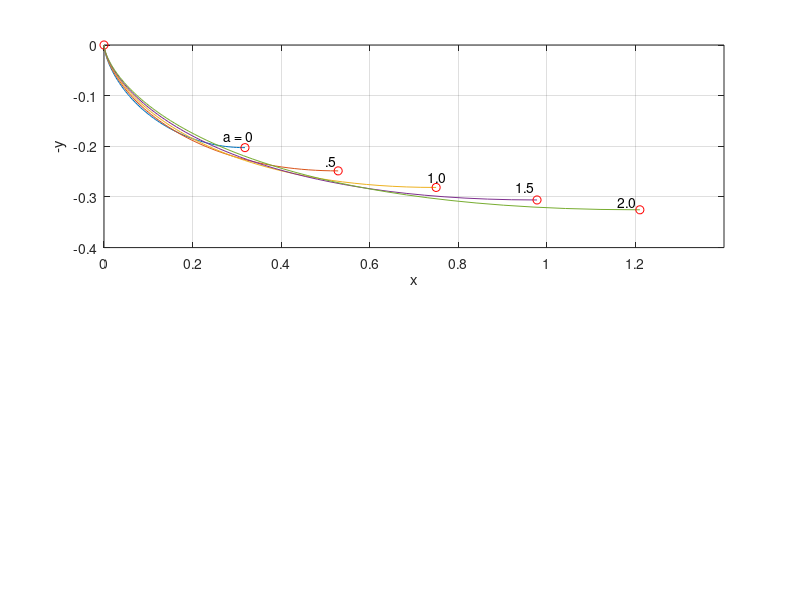
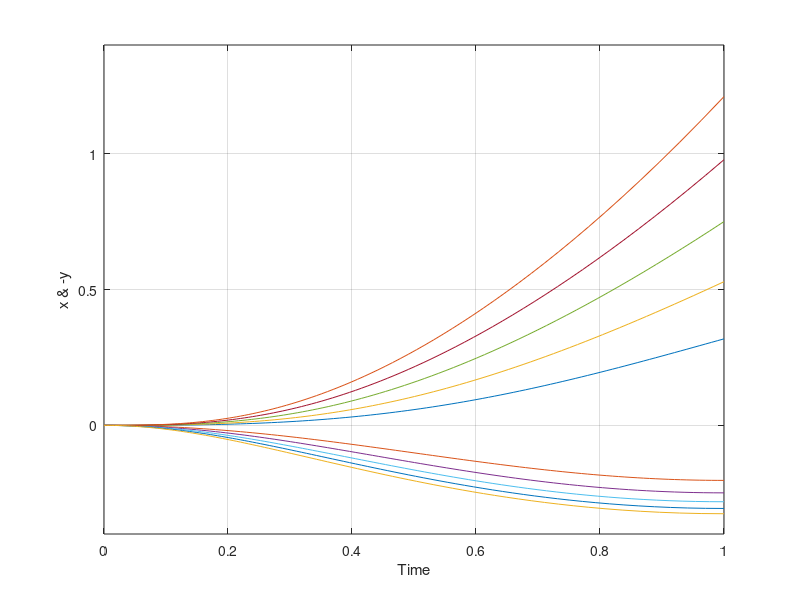

MATLAB code for these plots, in order:
% Script p2_3_5.m; VDP for max range with gravity and thrust; plots from
% analytical soln.; V in units of g*tf, a in g, (x,y) in g*tf^2, t in tf;
%                                                          10/96, 6/27/02
%
N=100; ga=(pi/2)*[1:-1/N:0]; un=ones(1,N+1); x=zeros(5,N+1); y=x; t=x;
a1=[0 .5 1 1.5 2]; M=length(a1); cg=cos(ga); sg=sin(ga);
for j=1:M, a=a1(j);
if a<1,
   b=sqrt(1-a^2); alo=(1/b)*atan((1+a)/b);
   Vf=1/((2/b^2)*(alo-(1/b)*atan(a/b))-a/b^2); 
   al=(1/b)*atan((a*un+tan(ga/2))/b);
   x(j,:)=Vf^2*((1/b^2)*(alo*un-al)-(1/(2*b^2))*cg.*...
      (a*un+sg)./(un+a*sg).^2);
   y(j,:)=Vf^2*((1/(2*(1+a)^2))*((cg).^2+2*a*sg.*...
      (un-sg))./(un+a*sg).^2);
   t(j,:)=Vf*((2/b^2)*(alo*un-al)-(a/b^2)*cg./(un+a*sg));
elseif a>1,
   b=sqrt(a^2-1); alo=(-1/b)*atanh((1+a)/b);  
   Vf=1/((2/b^2)*(alo+(1/b)*atanh(a/b))-a/b^2); 
   al=(-1/b)*atanh((a*un+tan(ga/2))/b);
   x(j,:)=-Vf^2*((1/b^2)*(alo*un-al)-(1/(2*b^2))*cg.*...
     (a*un+sg)./(un+a*sg).^2);
   y(j,:)=Vf^2*((1/(2*(1+a)^2))*((cg).^2+2*a*sg.*...
     (un-sg))./(un+a*sg).^2);
   t(j,:)=Vf*((2/b^2)*(alo*un-al)-(a/b^2)*cg./(un+a*sg));
elseif a==1,
   x(j,:)=.75*(tan((pi/4)*un-ga/2)).^3;
   y(j,:)=(9/32)*(un-sg).*(un+3*sg)./(un+sg).^2;
   t(j,:)=.75*tan((pi/4)*un-ga/2)+.25*(tan((pi/4)*un-ga/2)).^3;
end; end
%
figure(1); clf; subplot(211), plot(x(1,:),-y(1,:),x(1,N+1),...
    -y(1,N+1),'ro',0,0,'ro'); grid; hold on
for j=2:M, plot(x(j,:),-y(j,:),x(j,N+1),-y(j,N+1),'ro'); end
hold off; axis([0 1.4 -.4 0]); xlabel('x'); ylabel('-y')
text(.27,-.18,'a = 0'); text(.5,-.23,'.5'); text(.73,-.26,'1.0')
text(.93,-.28,'1.5'); text(1.16,-.31,'2.0')
%
figure(2); clf; plot(t(1,:),x(1,:),t(1,:),-y(1,:)); hold on
for j=2:M, plot(t(j,:),x(j,:),t(j,:),-y(j,:)); end; hold off
grid; xlabel('Time'); ylabel('x & -y'); axis([0 1 -.4 1.4])

	
	
